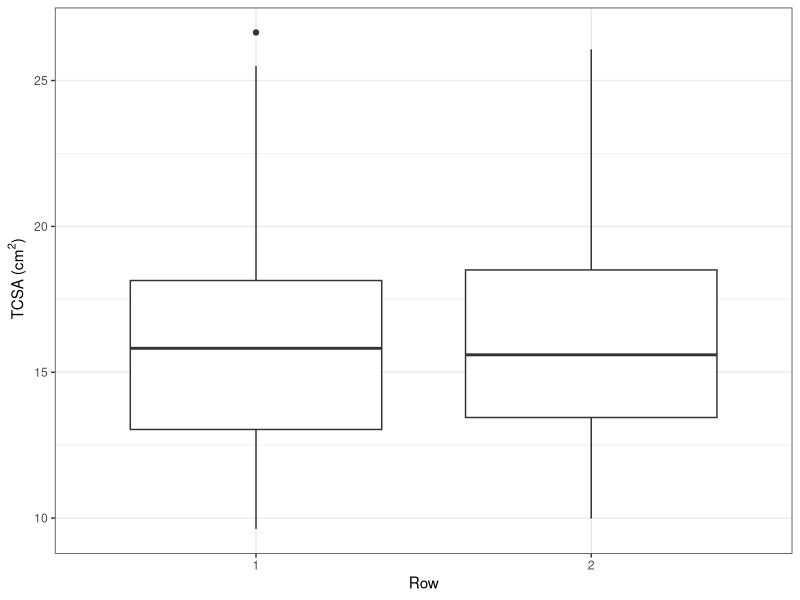
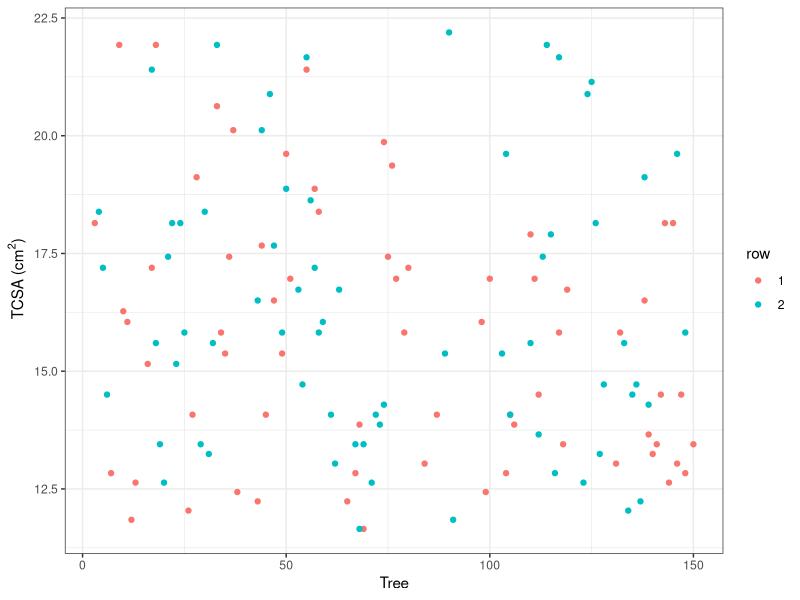

These charts were generated, in order, by the following R code:
# Tree selection: trunk measurements
# author: Jimmy Larson
# created: 3/5/20
# last edited: 3/5/20

## packages----
library(tidyverse)
## load data----
trunks.init <- read_csv("data/tree_selec_trunks_march_2020.csv")
## calculate cross sectional area----
trunks.init %>%
  mutate(r.cm = (circ.cm/(2*pi))) %>%
  mutate(tcsa.cm = ((r.cm^2)*pi))-> trunks.init
trunks.init$row <- as.factor(trunks.init$row)
## plot tcsa variability----
ggplot(trunks.init, aes(x = row, y = tcsa.cm))+
  geom_boxplot()+
  labs(x = "Row",
       y = ~"TCSA ("*cm^2*")")+
  theme_bw()

## remove outliers ----
trunks.init %>%
  filter(tcsa.cm > quantile(tcsa.cm, 0.08),
         tcsa.cm < quantile(tcsa.cm, 0.92)) -> trunks

## plot variability ----
ggplot(trunks, aes(x = tree, y = tcsa.cm, colour = row))+
  geom_point()+
  labs(x = "Tree",
       y = ~"TCSA ("*cm^2*")")+
  theme_bw()
## write file for selected trees----
write_csv(trunks, "trunks_selected_final.csv")
